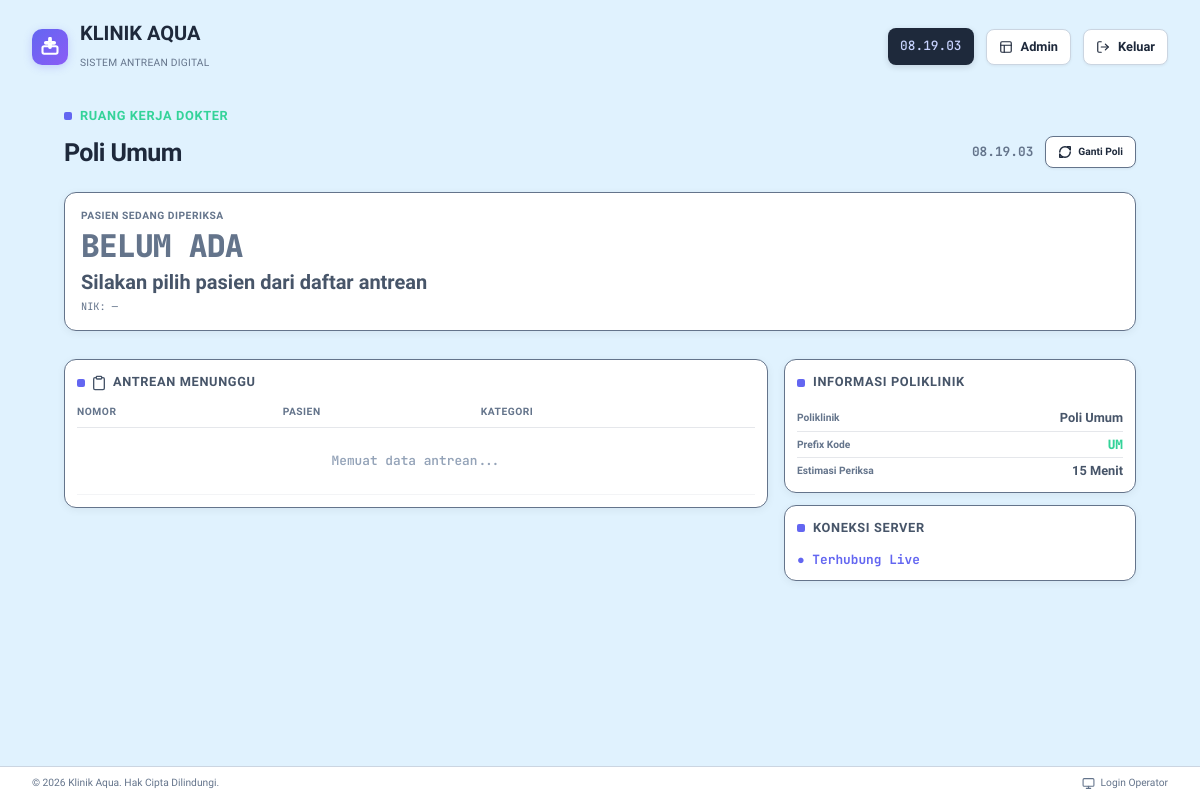
The page /dokter/umum/ (signed in) on the database its author committed.
### queue_app/models.py (models this page shows, shortened)
class Poli(models.Model):
    POLI_CHOICES = [
        ('umum', 'Poli Umum'),
        ('gigi', 'Poli Gigi'),
        ('mata', 'Poli Mata'),
        ('anak', 'Poli Anak'),
    ]
    kode = models.CharField(max_length=10, choices=POLI_CHOICES, unique=True)
    nama = models.CharField(max_length=50)
    prefix = models.CharField(max_length=5)
    counter = models.IntegerField(default=1)  # nomor antrean berikutnya hari ini
    kuota_harian = models.IntegerField(default=50)
    durasi_rata_rata = models.IntegerField(default=10)  # estimasi durasi pelayanan per pasien (menit)

### queue_app/views.py (the view)
# urls.py: path('dokter/<str:poli_kode>/', views.dokter_workspace, name='dokter_workspace'),
@role_required(['dokter'])
def dokter_workspace(request, poli_kode):
    poli = get_object_or_404(Poli, kode=poli_kode)
    return render(request, 'queue_app/dokter_workspace.html', {'poli': poli})

### queue_app/views_auth.py (called while the page is built)
def role_required(allowed_roles):
    def decorator(view_func):
        @wraps(view_func)
        def _wrapped_view(request, *args, **kwargs):
            if not request.user.is_authenticated:
                return redirect('queue_app:login')
            if request.user.is_superuser:
                return view_func(request, *args, **kwargs)
            user_groups = request.user.groups.values_list('name', flat=True)
            has_role = any(role in user_groups for role in allowed_roles)
            if not has_role:
                return HttpResponseForbidden("Anda tidak memiliki hak akses untuk halaman ini.")
            return view_func(request, *args, **kwargs)
        return _wrapped_view
    return decorator

### queue_app/templates/queue_app/dokter_workspace.html (shortened to what this page needs)
{% extends 'queue_app/base.html' %}
{% block content %}
<div class="main-content">
    <div class="header-row">
        <div>
            <div class="section-title" style="color: #34d399;">Ruang Kerja Dokter</div>
            <h1 class="page-title">{{ poli.nama }}</h1>
        </div>
        <div class="header-right">
            <div class="clock-display" id="live-clock">00:00:00</div>
            <a href="{% url 'queue_app:dokter_select' %}" class="btn-primary" style="display: inline-flex; align-items: center; gap: 6px;">
                Ganti Poli
            </a>
        </div>
    </div>
    <div class="current-patient-card" id="current-hero">
        <div class="current-patient-header">
            <div class="current-patient-info">
                <div class="current-patient-label" id="current-label">PASIEN SEDANG DIPERIKSA</div>
                <div class="current-patient-number" id="current-number" style="color: var(--color-text-tertiary);">BELUM ADA</div>
                <div class="current-patient-name" id="current-name">Silakan pilih pasien dari daftar antrean</div>
                <div class="current-patient-nik">NIK: <span id="current-nik">—</span></div>
            </div>
        </div>
    </div>
    <div class="content-grid">
        <div class="queue-card">
            <div class="section-title" id="queue-title-label" style="display: flex; align-items: center; gap: 6px;">
                Antrean Menunggu
            </div>
            <div style="overflow-x: auto;">
                <table class="queue-table">
                    <thead>
                        <tr>
                            <th>Nomor</th>
                            <th>Pasien</th>
                            <th>Kategori</th>
                        </tr>
                    </thead>
                    <tbody id="workspace-queue-body">
                        <tr>
                            <td colspan="3" style="text-align: center; padding: var(--space-6); color: var(--color-text-muted); font-family: 'JetBrains Mono', monospace;">
                                Memuat data antrean...
                            </td>
                        </tr>
                    </tbody>
                </table>
            </div>
        </div>
        <div>
            <div class="info-card">
                <div class="section-title">Informasi Poliklinik</div>
                <div class="info-row">
                    <span class="info-label">Poliklinik</span>
                    <span class="info-value">{{ poli.nama }}</span>
                </div>
                <div class="info-row">
                    <span class="info-label">Prefix Kode</span>
                    <span class="info-value" style="font-family: 'JetBrains Mono', monospace; color: #34d399;">{{ poli.prefix }}</span>
                </div>
                <div class="info-row">
                    <span class="info-label">Estimasi Periksa</span>
                    <span class="info-value">{{ poli.durasi_rata_rata }} Menit</span>
                </div>
            </div>
            <div class="info-card">
                <div class="section-title">Koneksi Server</div>
                <div class="status-indicator" id="ws-status">● Menyambungkan...</div>
            </div>
        </div>
    </div>
</div>
{% endblock %}

### queue_app/templates/queue_app/base.html (style rules this page uses)
:root { --font-xs: 0.64rem; --font-sm: 0.8rem; --font-base: 1rem; --font-lg: 1.25rem; --font-xl: 1.563rem; --font-2xl: 1.953rem; --font-3xl: 2.441rem; --font-4xl: 3.052rem; --line-tight: 1.2; --line-snug: 1.375; --line-normal: 1.5; --line-relaxed: 1.625; --line-loose: 2; --letter-tighter: -0.05em; --letter-tight: -0.025em; --letter-normal: 0em; --letter-wide: 0.025em; --letter-wider: 0.05em; --letter-widest: 0.1em; --font-light: 300; --font-normal: 400; --font-medium: 500; --font-semibold: 600; --font-bold: 700; --font-extrabold: 800; --color-text-primary: #1e293b; --color-text-secondary: #475569; --color-text-tertiary: #64748b; --color-text-muted: #94a3b8; --color-accent: #6366f1; --color-accent-light: #a5b4fc; --color-accent-bg: #eef2ff; --color-background: #e0f2fe; --color-surface: #ffffff; --color-accent-hover: #4f46e5; --space-1: 0.25rem; --space-2: 0.5rem; --space-3: 0.75rem; --space-4: 1rem; --space-5: 1.25rem; --space-6: 1.5rem; --space-8: 2rem; --space-10: 2.5rem; --space-12: 3rem; --space-16: 4rem; --space-20: 5rem; }
* { box-sizing: border-box; margin: 0; padding: 0; }
* { -ms-overflow-style: none; scrollbar-width: none; }
body { font-family: "Plus Jakarta Sans", system-ui, -apple-system, BlinkMacSystemFont, "Segoe UI", Roboto, sans-serif; background-color: var(--color-background); color: var(--color-text-secondary); min-height: 100vh; width: 100%; max-width: 100%; overflow-x: hidden; overflow-y: auto; display: flex; flex-direction: column; line-height: var(--line-relaxed); font-size: var(--font-base); -webkit-font-smoothing: antialiased; -moz-osx-font-smoothing: grayscale; text-rendering: optimizeLegibility; }
h1, h2, h3, h4, h5, h6 { color: var(--color-text-primary); font-weight: var(--font-extrabold); line-height: var(--line-tight); letter-spacing: var(--letter-tight); }
h1 { font-size: var(--font-3xl); }
.header-right { display: flex; align-items: center; gap: var(--space-3); }
.btn-primary { padding: var(--space-3) var(--space-4); border: none; border-radius: 8px; background: var(--color-accent); color: white; font-family: inherit; font-size: var(--font-sm); font-weight: var(--font-bold); cursor: pointer; transition: all 0.2s cubic-bezier(0.4, 0, 0.2, 1); box-shadow: 0 4px 12px rgba(99, 102, 241, 0.2); line-height: var(--line-snug); }
.main-content { flex: 1; padding: var(--space-3) var(--space-8); display: flex; flex-direction: column; gap: var(--space-3); }
.section-title { font-size: var(--font-sm); font-weight: var(--font-extrabold); letter-spacing: var(--letter-wider); text-transform: uppercase; display: flex; align-items: center; gap: var(--space-2); margin-bottom: var(--space-3); color: var(--color-text-secondary); }
.section-title::before { content: ""; width: 8px; height: 8px; background: var(--color-accent); border-radius: 2px; }
img, video, iframe, canvas, svg { max-width: 100%; height: auto; }
* { word-wrap: break-word; overflow-wrap: break-word; }

### rows shown on the page
Poli: nama "Poli Umum", prefix "UM", durasi_rata_rata "15"
